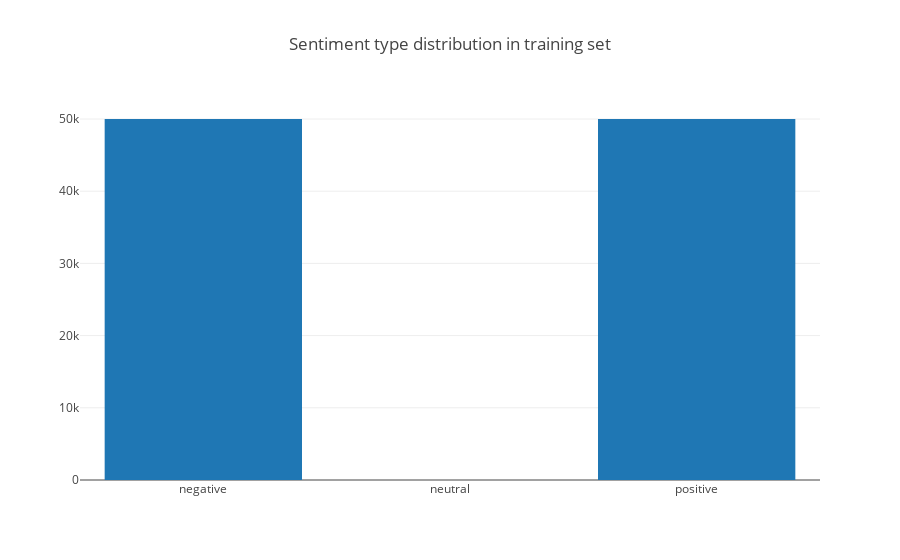

Notebook code cell kept with this figure:
### Markdown cell above
## Data distribution
First thing that can be done as soon as the data is loaded is to see the data distribution. The training set had the following distribution:

### Code cell
df = data.processed_data
neg = len(df[df["emotion"] == "negative"])
pos = len(df[df["emotion"] == "positive"])
neu = len(df[df["emotion"] == "neutral"])
dist = [
    graph_objs.Bar(
        x=["negative","neutral","positive"],
        y=[neg, neu, pos],
)]
plotly.offline.iplot({"data":dist, "layout":graph_objs.Layout(title="Sentiment type distribution in training set")})

### Figure 1 — Plotly figure (JSON) as saved in the notebook; plotly's stock layout.template omitted (floating-point values rounded to 4 significant figures)
{"data": [{"type": "bar", "uid": "08c50f3e-300c-4dc9-894b-560979ec6fa0", "x": ["negative", "neutral", "positive"], "y": [49999, 0, 50000]}], "layout": {"title": "Sentiment type distribution in training set"}}
